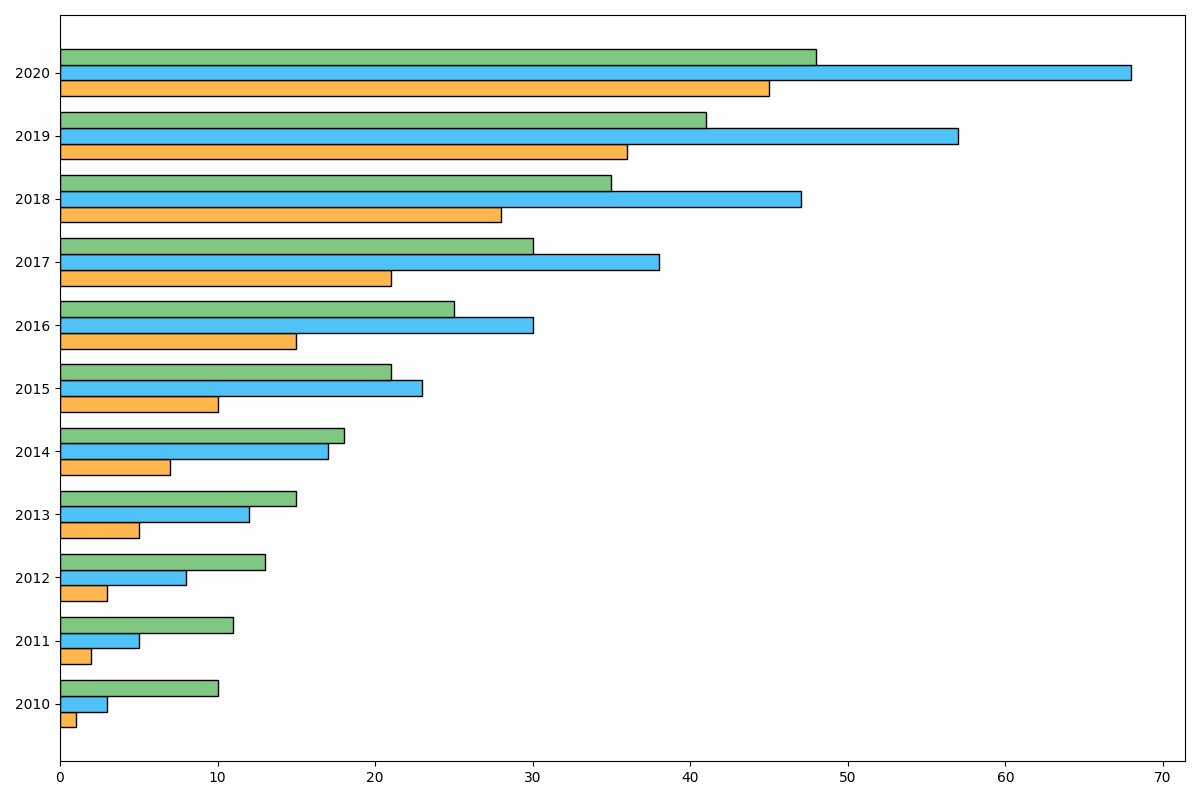

The script that drew this image:
import matplotlib.pyplot as plt
import numpy as np

years = np.arange(2010, 2021)
solar_capacity = [1, 2, 3, 5, 7, 10, 15, 21, 28, 36, 45]
wind_capacity = [3, 5, 8, 12, 17, 23, 30, 38, 47, 57, 68]
hydro_capacity = [10, 11, 13, 15, 18, 21, 25, 30, 35, 41, 48]

colors = ['#4FC3F7', '#81C784', '#FFB74D']

fig, ax = plt.subplots(figsize=(12, 8))

bar_height = 0.25
indices = np.arange(len(years))

ax.barh(indices - bar_height, solar_capacity, bar_height, color=colors[2], edgecolor='black')
ax.barh(indices, wind_capacity, bar_height, color=colors[0], edgecolor='black')
ax.barh(indices + bar_height, hydro_capacity, bar_height, color=colors[1], edgecolor='black')

ax.set_yticks(indices)
ax.set_yticklabels(years)

plt.tight_layout()
plt.show()
